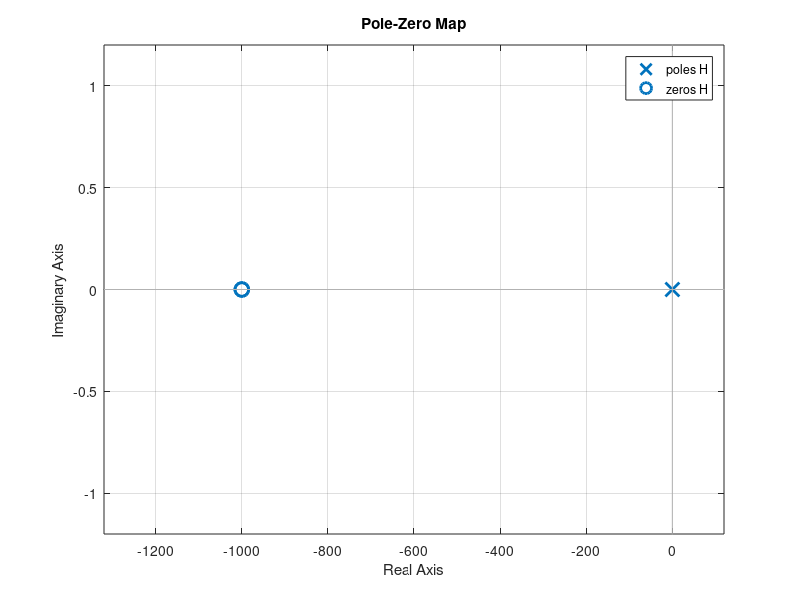

Recreate this plot in MATLAB.
%Controlador PID 
%Aluno: Mateus Yamada Muller

R1 = 1000; %1k ohms
C1 = 1e-6; %1u faraday
num1 = [R1];
den1 = [R1*C1 1];
%Z1 = R1/(R1C1s + 1)
Z1=tf(num1,den1);

R2 = 1000; %1k ohms
C2 = 1e-6; %1u faraday
num2 = [R2*C2 1];
den2 = [C2 0];
%Z2 = (R2C2s + 1)/C2s
Z2=tf(num2,den2);

R3 = 1000; %1k ohms
num3 = [R3];
den3 = [1];
%Z3 = R3
Z3=tf(num3,den3);

R4 = 1000; %1k ohms
num4 = [R4];
den4 = [1];
%Z4 = R4
Z4=tf(num4,den4);

Z1,Z2,Z3,Z4 %print das funções dos componentes

sys1 = -Z2/Z1 %inversor eletrônico RC
sys2 = -Z4/Z3 %inversor eletrônico R
sys3 = sys1*sys2 %função de transferência do PID

H = tf(sys3)
pzmap(H) %mapa de polos e zeros do sistema
